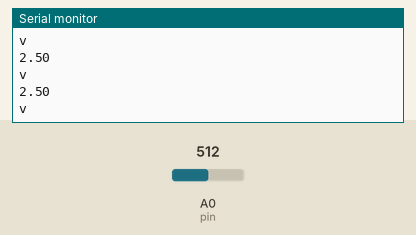
Bench run of a sketch on a simulated Arduino Uno, built with avr-gcc and run on an emulated ATmega328P. Shown: the last lines printed to the serial monitor. The test bench sets the inputs (shaded band); at power-on: A0 (pin) = 512.

Above: at 1.2 s.
1.3 s: A0 (pin) set to 716
At 1.56 s:
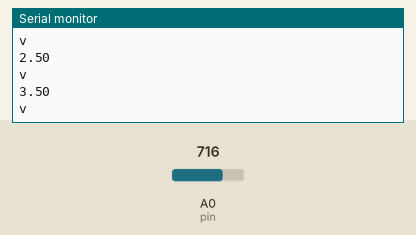
2.8 s: A0 (pin) set to 900
At 2.97 s:
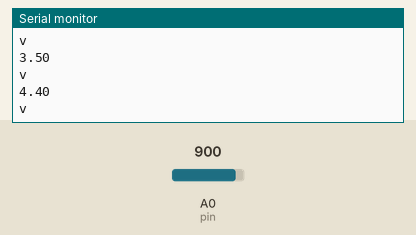
Timing chart, 0 to 5.8 s (numbered marks = the images above; inputs shaded):
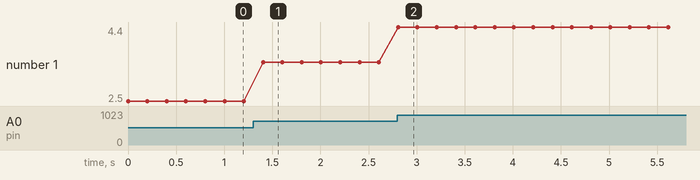

The sketch:

nsio__Analog_red__Serial_monitor_angka__0-1023___-_IndiSulis.ino
```cpp
#define pinPotensiometer 0
float volt;
int potensiometer;
int pin = A0;
int nilaipot;
void setup() {
  Serial.begin (9600) ;

}

void loop() {
  nilaipot = analogRead(pin) ;
  volt = nilaipot * (5.0 / 1023.0);

  Serial.println(volt) ;
  Serial.println("v");
  Serial.println();
  delay(200);

}
```

Measured:
- after the input at 1.3 s, the serial monitor: prints a new line after 0.10 s (image 1)
- after the input at 2.8 s, the serial monitor: prints a new line at once (image 2)
- plotted number 1: 2.5 → 3.5 after the input at 1.3 s, 3.5 → 4.4 after the input at 2.8 s
